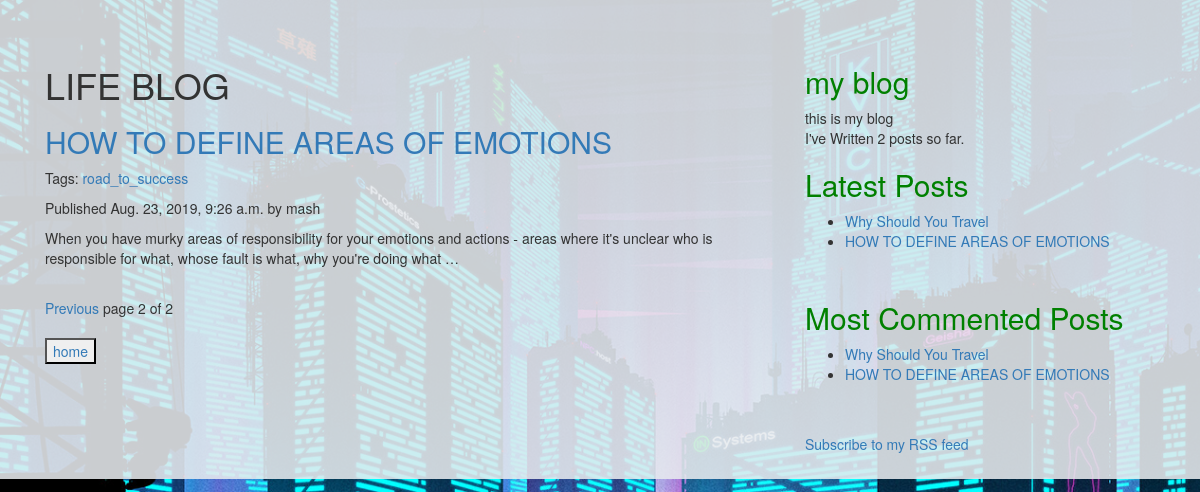
Screenshot of /blog/?page=2 with the database file from the repository.
### blog/models.py (models this page shows, shortened)
class Post(models.Model):
    STATUS_CHOICES = (
        ('draft' , 'Draft'),
        ('published' , 'Published'),
    )
    title = models.CharField(max_length = 250)
    slug = models.SlugField(max_length = 250 , unique_for_date = 'publish')
    author = models.ForeignKey(User, on_delete = models.CASCADE, related_name = 'blog_posts')
    body = models.TextField()
    publish = models.DateTimeField(default = timezone.now)
    created = models.DateTimeField(auto_now_add = True)
    updated = models.DateTimeField(auto_now = True)
    status = models.CharField(max_length = 10 , choices = STATUS_CHOICES , default = 'draft')
    objects = models.Manager()
    published = PublishedManager()
    tags = TaggableManager()
    class Meta:
        ordering = ('-publish',)
    def get_absolute_url(self):
        return reverse('blog:post_details', args=[self.publish.year,
                                                    self.publish.strftime('%m'),
                                                    self.publish.strftime('%d'),
                                                    self.slug])

### blog/views.py (the view)
# urls.py: url(r'^tag/(?P<tag_slug>[-\w]+)/$' , views.post_list , name = 'post_list_by_tag'),
def post_list(request , tag_slug = None):
    object_list = Post.published.all()
    tag = None
    if tag_slug:
        tag = get_object_or_404(Tag , slug = tag_slug )
        object_list = object_list.filter(tags__in = [tag])
    paginator = Paginator(object_list,1)
    page = request.GET.get('page')
    try:
        posts = paginator.page(page)
    except PageNotAnInteger:
        posts = paginator.page(1)
    except EmptyPage:
        posts = paginator.page(paginator.num_pages)
    return render(request , 'blog/post/posts_list.html' , { 'page' : page,
                                                            'posts' : posts,
                                                            'tag' : tag})

### blog/models.py (called while the page is built)
    def get_queryset(self):
        return super(PublishedManager, self).get_queryset().filter(status = 'published')

### blog/templatetags/blog_tags.py (called while the page is built)
@register.simple_tag
def total_posts():
    return Post.published.count()

@register.inclusion_tag('blog/post/latest_posts.html')
def show_latest_posts(count = 5):
    latest_posts = Post.published.order_by('-publish')[:count]
    return {'latest_posts' : latest_posts}

@register.simple_tag
def get_most_commented_posts(count = 5):
    return Post.published.annotate(total_comments = Count('comments')).order_by('-total_comments')[:count]

### blog/templates/blog/post/posts_list.html (shortened to what this page needs)
{% extends "blog/base.html" %}
{% block content %}
    <h1>LIFE BLOG</h1>
    {% for post in posts %}
      <h2><a href="{{ post.get_absolute_url }}">{{ post.title }}</a></h2>
      <p class="tags">
        Tags:
        {% for tag in post.tags.all %}
          <a href="{% url "blog:post_list_by_tag" tag.slug %}">{{ tag.name }}</a>
        {% endfor %}
      </p>
      <p class="date">Published {{ post.publish }} by {{ post.author }}</p>
      {{ post.body|truncatewords:30|linebreaks }}
    {% endfor %}
    {% include "blog/pagination.html" with page=posts %}
{% endblock %}

### blog/templates/blog/base.html (shortened to what this page needs)
{% load staticfiles %}
{% load static %}
{% load blog_tags %}
<!DOCTYPE html>
<html lang="en" dir="ltr">
  <head>
    <link rel="stylesheet" href="https://stackpath.bootstrapcdn.com/bootstrap/4.3.1/css/bootstrap.min.css">
    <link rel="stylesheet" href="//maxcdn.bootstrapcdn.com/bootstrap/3.2.0/css/bootstrap.min.css">
    <link rel="stylesheet" href="//maxcdn.bootstrapcdn.com/bootstrap/3.2.0/css/bootstrap-theme.min.css">
    <link rel="stylesheet" href="static/css/base.css"  >
  </head>
  <body class="p-4">
    <div class="container" style="margin-top:30px">
      <div class="row">
        <div class="col-sm-8 ">
          <div id="content">
            {% block content %}
            {% endblock %}
            <br>
            <a href="{% url "blog:post_list" %}"><button type="button" name="home" >home</button></a>
          </div>
        </div>
        <div class="col-sm-4">
          <div id="sidenav">
            <h2>my blog</h2>
            <p>
              this is my blog
              <br>
              I've Written {% total_posts %} posts so far.
              <br>
              <h2>Latest Posts</h2>
              {% show_latest_posts 3 %}
              <br>
              <h2>Most Commented Posts</h2>
              {% get_most_commented_posts as most_commented_posts %}
              <ul>
                {% for post in most_commented_posts %}
                  <li><a href="{{ post.get_absolute_url }}">{{ post.title }}</a></li>
                {% endfor %}
              </ul>
              <br>
              <br>
              <p>
                <a href="{% url "blog:post_feed" %}">Subscribe to my RSS feed</a>
              </p>
            </p>
          </div>
        </div>
      </div>
    </div>
  </body>
</html>

### blog/templates/blog/post/latest_posts.html
<ul>
  {% for post in latest_posts %}
    <li>
      <a href="{{ post.get_absolute_url }}">{{ post.title }}</a>
    </li>
  {% endfor %}
</ul>

### blog/static/css/base.css (style rules this page uses)
body { background-color: #e9ecefde; }
html { width:100% padding:70px 0px 70px 0px; background-image: url('../images/2.jpg'); background-repeat: no-repeat; background-size: cover; height: 100%; }
h2 { color: green; }

### rows the page displays
Post: title "HOW TO DEFINE AREAS OF EMOTIONS", publish "Aug. 23, 2019, 9:26 a.m.", author "mash", body "When you have murky areas of responsibility for your emotions and actions - areas where it's unclear who is responsible for what, whose fault is what, why you're doing what …"
Tag: name "road_to_success"
Post: title "Why Should You Travel"

### other values shown
{{ page.number }} "2"
{{ page.paginator.num_pages }} "2"
